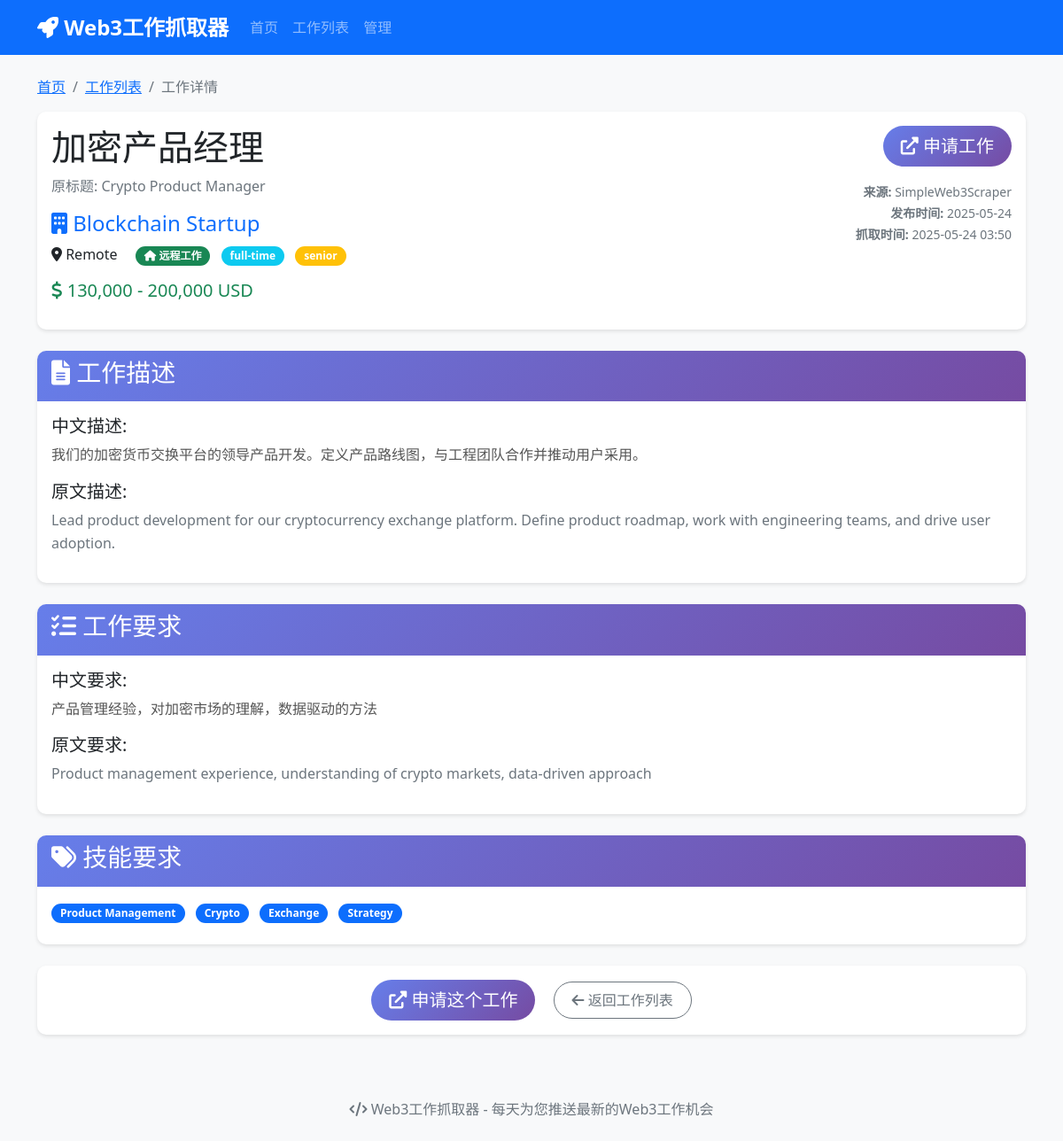
/job/17, run on the app's committed database.
### app/models/job.py (models this page shows, shortened)
class Job(Base):
    __tablename__ = "jobs"
    id = Column(Integer, primary_key=True, index=True)
    title = Column(String(255), nullable=False)
    title_zh = Column(String(255))  # 中文标题
    company = Column(String(255), nullable=False)
    location = Column(String(255))
    remote = Column(Boolean, default=False)
    salary_min = Column(Float)
    salary_max = Column(Float)
    currency = Column(String(10), default="USD")
    description = Column(Text)
    description_zh = Column(Text)  # 中文描述
    requirements = Column(Text)
    requirements_zh = Column(Text)  # 中文要求
    url = Column(String(500), unique=True, nullable=False)
    source_website = Column(String(100), nullable=False)
    job_type = Column(String(50))  # full-time, part-time, contract
    experience_level = Column(String(50))  # junior, mid, senior
    tags = Column(String(500))  # 技能标签，逗号分隔
    posted_date = Column(DateTime)
    scraped_date = Column(DateTime, default=func.now())
    is_active = Column(Boolean, default=True)
    is_translated = Column(Boolean, default=False)

### app/main.py (the view)
@app.get("/job/{job_id}", response_class=HTMLResponse)
async def job_detail(request: Request, job_id: int, db: Session = Depends(get_db)):
    job = db.query(Job).filter(Job.id == job_id).first()
    if not job:
        raise HTTPException(status_code=404, detail="工作不存在")
    return templates.TemplateResponse("job_detail.html", {
        "request": request,
        "job": job
    })

### app/templates/job_detail.html (shortened to what this page needs)
{% extends "base.html" %}
{% block content %}
<div class="row">
    <div class="col-12">
        <nav aria-label="breadcrumb">
            <ol class="breadcrumb">
                <li class="breadcrumb-item"><a href="/">首页</a></li>
                <li class="breadcrumb-item"><a href="/jobs">工作列表</a></li>
                <li class="breadcrumb-item active">工作详情</li>
            </ol>
        </nav>
        <div class="card mb-4">
            <div class="card-body">
                <div class="row">
                    <div class="col-md-8">
                        <h1 class="card-title">{{ job.title_zh if job.title_zh else job.title }}</h1>
                        {% if job.title_zh and job.title != job.title_zh %}
                        <p class="text-muted">原标题: {{ job.title }}</p>
                        {% endif %}
                        <h4 class="text-primary">
                            <i class="fas fa-building"></i> {{ job.company }}
                        </h4>
                        <div class="mb-3">
                            <span class="me-3">
                                <i class="fas fa-map-marker-alt"></i> {{ job.location }}
                            </span>
                            {% if job.remote %}
                            <span class="badge bg-success me-2">
                                <i class="fas fa-home"></i> 远程工作
                            </span>
                            {% endif %}
                            {% if job.job_type %}
                            <span class="badge bg-info me-2">{{ job.job_type }}</span>
                            {% endif %}
                            {% if job.experience_level %}
                            <span class="badge bg-warning me-2">{{ job.experience_level }}</span>
                            {% endif %}
                        </div>
                        {% if job.salary_min or job.salary_max %}
                        <div class="mb-3">
                            <h5 class="text-success">
                                <i class="fas fa-dollar-sign"></i>
                                {% if job.salary_min and job.salary_max %}
                                {{ "{:,.0f}".format(job.salary_min) }} - {{ "{:,.0f}".format(job.salary_max) }} {{ job.currency }}
                                {% elif job.salary_min %}
                                {{ "{:,.0f}".format(job.salary_min) }}+ {{ job.currency }}
                                {% elif job.salary_max %}
                                最高 {{ "{:,.0f}".format(job.salary_max) }} {{ job.currency }}
                                {% endif %}
                            </h5>
                        </div>
                        {% endif %}
                    </div>
                    <div class="col-md-4 text-end">
                        <div class="mb-3">
                            <a href="{{ job.url }}" target="_blank" class="btn btn-primary btn-lg">
                                <i class="fas fa-external-link-alt"></i> 申请工作
                            </a>
                        </div>
                        <div class="text-muted">
                            <small>
                                <strong>来源:</strong> {{ job.source_website }}<br>
                                <strong>发布时间:</strong> {{ job.posted_date.strftime('%Y-%m-%d') if job.posted_date else '未知' }}<br>
                                <strong>抓取时间:</strong> {{ job.scraped_date.strftime('%Y-%m-%d %H:%M') }}
                            </small>
                        </div>
                    </div>
                </div>
            </div>
        </div>
        {% if job.description_zh or job.description %}
        <div class="card mb-4">
            <div class="card-header">
                <h3><i class="fas fa-file-alt"></i> 工作描述</h3>
            </div>
            <div class="card-body">
                {% if job.description_zh %}
                <div class="mb-3">
                    <h5>中文描述:</h5>
                    <div class="job-description">{{ job.description_zh | replace('\n', '<br>') | safe }}</div>
                </div>
                {% endif %}
                {% if job.description and (not job.description_zh or job.description != job.description_zh) %}
                <div class="mb-3">
                    <h5>原文描述:</h5>
                    <div class="job-description text-muted">{{ job.description | replace('\n', '<br>') | safe }}</div>
                </div>
                {% endif %}
            </div>
        </div>
        {% endif %}
        {% if job.requirements_zh or job.requirements %}
        <div class="card mb-4">
            <div class="card-header">
                <h3><i class="fas fa-list-check"></i> 工作要求</h3>
            </div>
            <div class="card-body">
                {% if job.requirements_zh %}
                <div class="mb-3">
                    <h5>中文要求:</h5>
                    <div class="job-requirements">{{ job.requirements_zh | replace('\n', '<br>') | safe }}</div>
                </div>
                {% endif %}
                {% if job.requirements and (not job.requirements_zh or job.requirements != job.requirements_zh) %}
                <div class="mb-3">
                    <h5>原文要求:</h5>
                    <div class="job-requirements text-muted">{{ job.requirements | replace('\n', '<br>') | safe }}</div>
                </div>
                {% endif %}
            </div>
        </div>
        {% endif %}
        {% if job.tags %}
        <div class="card mb-4">
            <div class="card-header">
                <h3><i class="fas fa-tags"></i> 技能要求</h3>
            </div>
            <div class="card-body">
                {% for tag in job.tags.split(',') %}
                <span class="badge bg-primary me-2 mb-2">{{ tag.strip() }}</span>
                {% endfor %}
            </div>
        </div>
        {% endif %}
        <div class="card">
            <div class="card-body text-center">
                <a href="{{ job.url }}" target="_blank" class="btn btn-primary btn-lg me-3">
                    <i class="fas fa-external-link-alt"></i> 申请这个工作
                </a>
                <a href="/jobs" class="btn btn-outline-secondary">
                    <i class="fas fa-arrow-left"></i> 返回工作列表
                </a>
            </div>
        </div>
    </div>
</div>
{% endblock %}

### app/static/css/style.css (style rules this page uses)
:root { --primary-color: #667eea; --secondary-color: #764ba2; --success-color: #4CAF50; --info-color: #2196F3; --warning-color: #FF9800; --danger-color: #f44336; }
body { font-family: 'Segoe UI', Tahoma, Geneva, Verdana, sans-serif; background-color: #f8f9fa; }
.card { border: none; border-radius: 10px; box-shadow: 0 2px 4px rgba(0, 0, 0, 0.1); transition: transform 0.2s ease-in-out, box-shadow 0.2s ease-in-out; }
.card-header { background: linear-gradient(135deg, var(--primary-color), var(--secondary-color)); color: white; border-radius: 10px 10px 0 0 !important; border: none; }
.btn { border-radius: 25px; padding: 8px 20px; font-weight: 500; transition: all 0.3s ease; }
.btn-primary { background: linear-gradient(135deg, var(--primary-color), var(--secondary-color)); border: none; }
.badge { border-radius: 15px; padding: 5px 10px; font-size: 0.75rem; }
.job-description, .job-requirements { line-height: 1.8; color: #555; }
.card { animation: fadeIn 0.5s ease-out; }

### app/templates/job_detail.html (style rules this page uses)
.job-description, .job-requirements { line-height: 1.6; white-space: pre-wrap; }

### data on the page
Job: title_zh "加密产品经理", title "Crypto Product Manager", company "Blockchain Startup", location "Remote", job_type "full-time", experience_level "senior", salary_min "130,000", salary_max "200,000", currency "USD", source_website "SimpleWeb3Scraper", posted_date "2025-05-24", scraped_date "2025-05-24 03:50", description_zh "我们的加密货币交换平台的领导产品开发。定义产品路线图，与工程团队合作并推动用户采用。", description "Lead product development for our cryptocurrency exchange platform. Define product roadmap, work with engineering teams, and drive user adoption.", requirements_zh "产品管理经验，对加密市场的理解，数据驱动的方法", requirements "Product management experience, understanding of crypto markets, data-driven approach"

### other printed values
{{ tag.strip() }} "Product Management" "Crypto" "Exchange" "Strategy"
